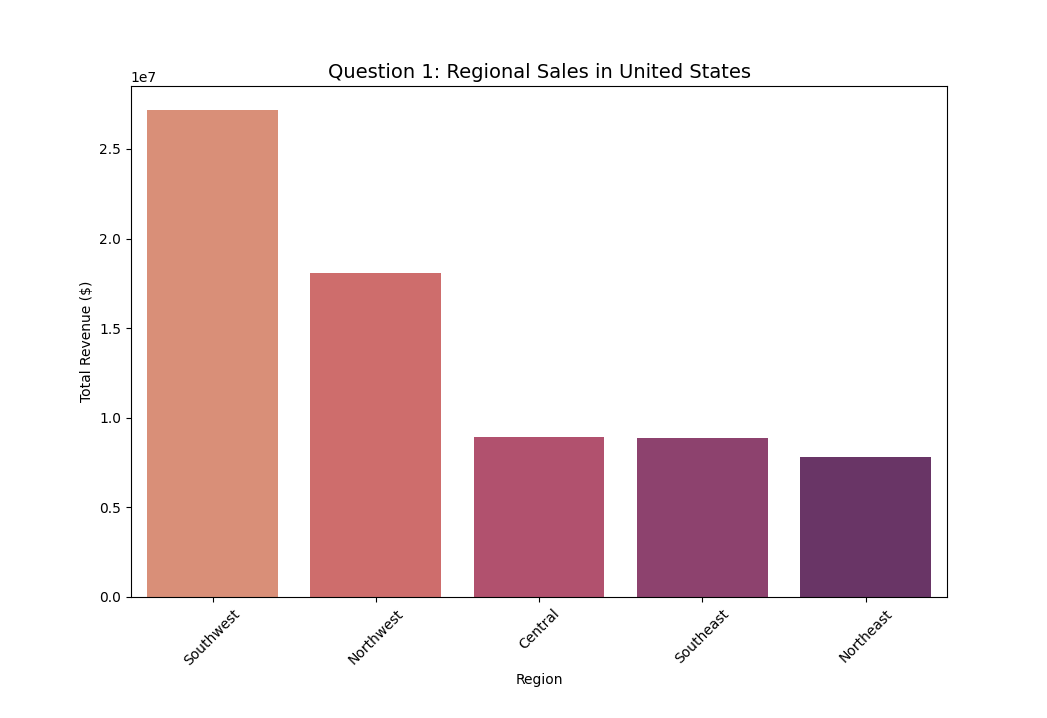

Write the Python code that produced this figure.
import pandas as pd
import seaborn as sns
import matplotlib.pyplot as plt

sales_data = pd.read_csv(r"C:\Generation Data Analyst Bootcamp\interim project\question 1 & 3\regional_revenue.csv")
#print(sales_data.info())


# Finding the best performing country automatically
country_totals = sales_data.groupby('Country')['Revenue'].sum().sort_values(ascending=False)
best_country = country_totals.index[0]
print(country_totals)
print(f"The best performing country is {best_country} with ${country_totals.iloc[0]:,.2f} in revenue.")

# Extracting ONLY the regions for that best country
best_country_data = sales_data[sales_data['Country'] == best_country]

# VISUALIZATION
plt.figure(figsize=(10,6))
sns.barplot(data=best_country_data, 
            x='Region', y='Revenue',hue='Region',legend=False, palette='flare')

plt.title(f'Question 1: Regional Sales in {best_country}', fontsize=14)
plt.xlabel('Region')
plt.ylabel('Total Revenue ($)')
plt.xticks(rotation=45) 
plt.savefig('question1.png')
plt.show()
